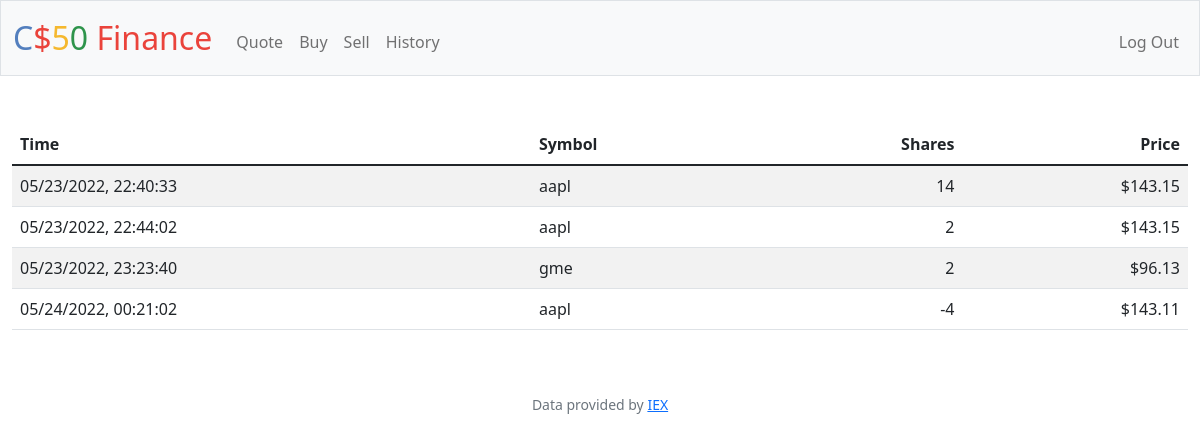
Screenshot of /history (signed in) with the database file from the repository.
### tables this page shows
CREATE TABLE purchases (datetime TEXT PRIMARY KEY NOT NULL, id INTEGER NOT NULL, symbol TEXT NOT NULL, shares INTEGER NOT NULL, price REAL NOT NULL);

### app.py (the view)
@app.route("/history")
@login_required
def history():
    transactions = db.execute("SELECT datetime, symbol, shares, price FROM purchases WHERE id = ?", session["user_id"])
    return render_template("history.html", transactions=transactions)

### app.py (called while the page is built)
@app.after_request
def after_request(response):
    response.headers["Cache-Control"] = "no-cache, no-store, must-revalidate"
    response.headers["Expires"] = 0
    response.headers["Pragma"] = "no-cache"
    return response

### helpers.py (called while the page is built)
def login_required(f):
    @wraps(f)
    def decorated_function(*args, **kwargs):
        if session.get("user_id") is None:
            return redirect("/login")
        return f(*args, **kwargs)
    return decorated_function

def usd(value):
    return f"${value:,.2f}"

### templates/history.html (shortened to what this page needs)
{% extends "layout.html" %}
{% block main %}
    <table class="table table-striped">
        <thead>
            <tr>
                <th class="text-start">Time</th>
                <th class="text-start">Symbol</th>
                <th class="text-end">Shares</th>
                <th class="text-end">Price</th>
            </tr>
        </thead>
        <tbody>
            {% for row in transactions %}
            <tr>
                <td class="text-start">{{ row["datetime"] }}</td>
                <td class="text-start">{{ row["symbol"] }}</td>
                <td class="text-end">{{ row["shares"] }}</td>
                <td class="text-end">{{ row["price"] | usd}}</td>
            </tr>
            {% endfor %}
        </tbody>
    </table>
{% endblock %}

### templates/layout.html (shortened to what this page needs)
<!DOCTYPE html>
<html lang="en">
    <head>
        <link href="https://cdn.jsdelivr.net/npm/bootstrap@5.1.3/dist/css/bootstrap.min.css" rel="stylesheet">
        <link href="/static/styles.css" rel="stylesheet">
    </head>
    <body>
        <nav class="bg-light border navbar navbar-expand-md navbar-light">
            <div class="container-fluid">
                <a class="navbar-brand" href="/"><span class="blue">C</span><span class="red">$</span><span class="yellow">5</span><span class="green">0</span> <span class="red">Finance</span></a>
                <div class="collapse navbar-collapse" id="navbar">
                    {% if session["user_id"] %}
                        <ul class="navbar-nav me-auto mt-2">
                            <li class="nav-item"><a class="nav-link" href="/quote">Quote</a></li>
                            <li class="nav-item"><a class="nav-link" href="/buy">Buy</a></li>
                            <li class="nav-item"><a class="nav-link" href="/sell">Sell</a></li>
                            <li class="nav-item"><a class="nav-link" href="/history">History</a></li>
                        </ul>
                        <ul class="navbar-nav ms-auto mt-2">
                            <li class="nav-item"><a class="nav-link" href="/logout">Log Out</a></li>
                        </ul>
                    {% else %}
                        <ul class="navbar-nav ms-auto mt-2">
                            <li class="nav-item"><a class="nav-link" href="/register">Register</a></li>
                            <li class="nav-item"><a class="nav-link" href="/login">Log In</a></li>
                        </ul>
                    {% endif %}
                </div>
            </div>
        </nav>
        <main class="container-fluid py-5 text-center">
            {% block main %}{% endblock %}
        </main>
        <footer class="mb-5 small text-center text-muted">
            Data provided by <a href="https://iexcloud.io/">IEX</a>
        </footer>
    </body>
</html>

### static/styles.css (style rules this page uses)
nav .navbar-brand { font-size: xx-large; }
nav .navbar-brand .blue { color: #537fbe; }
nav .navbar-brand .red { color: #ea433b; }
nav .navbar-brand .yellow { color: #f5b82e; }
nav .navbar-brand .green { color: #2e944b; }

### rows the page displays
purchases: datetime "05/23/2022, 22:40:33", symbol "aapl", shares "14", price "$143.15"
purchases: datetime "05/23/2022, 22:44:02", symbol "aapl", shares "2", price "$143.15"
purchases: datetime "05/23/2022, 23:23:40", symbol "gme", shares "2", price "$96.13"
purchases: datetime "05/24/2022, 00:21:02", symbol "aapl", shares "-4", price "$143.11"
